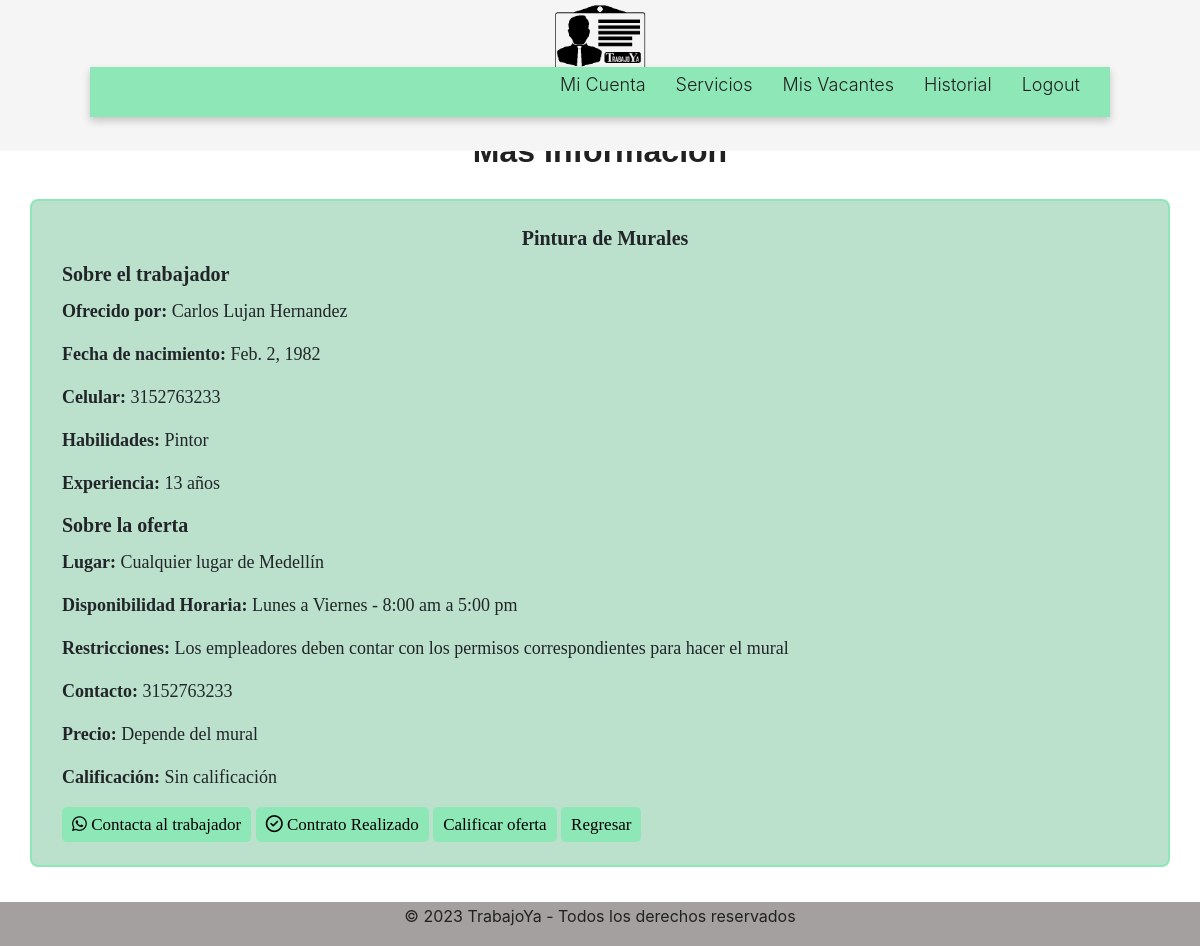
/empleador/masInfo/1/, run on the app's committed database.
### trabajador/models.py (models this page shows)
class ofertaServicio(models.Model):
    servicio = models.CharField(blank= False, max_length=200)
    disponibilidad = models.CharField(blank= False, max_length=200)
    restricciones = models.TextField(blank= False, max_length=500)
    lugar = models.TextField(blank= False, max_length=80)
    precio = models.CharField(blank= False, max_length=30)
    trabajador = models.ForeignKey(Trabajador_, on_delete=models.CASCADE,null=True, blank=True)
    sigue = models.BooleanField(default=False)
    calificacion_promedio= models.DecimalField(max_digits=3, decimal_places=2, default=0.0)

### cuenta/models.py (models this page shows, shortened)
class Trabajador(models.Model):
    usuario = models.OneToOneField(Usuario, on_delete=models.CASCADE, primary_key=True, related_name='trabajador')
    foto= models.ImageField(upload_to='images/')
    identificacion = models.CharField(max_length=10, validators=[validar_numero])
    nombre = models.CharField(max_length=50)
    apellidos = models.CharField(max_length=50)
    fecha_nacimiento = models.DateField(validators=[validar_edad])
    celular = models.CharField(max_length=50, validators=[validar_numero])
    habilidades= models.CharField(max_length=50)
    experiencia= models.CharField(max_length=50)

### empleador/views.py (the view)
# urls.py: path('masInfo/<int:ofertaID>/', views.masInfoOferta, name='masInfo'),
def masInfoOferta(request,ofertaID):
    oferta = get_object_or_404(ofertaServicio, pk=ofertaID)
    return render(request, 'masInfoOferta.html', {'oferta': oferta})

### empleador/templates/masInfoOferta.html (shortened to what this page needs)
<!DOCTYPE html>
{% extends 'baseEmpleador.html' %}
{% load static %}
    {% block additional_styles %}
    <link rel="stylesheet" href="https://cdn.jsdelivr.net/npm/bootstrap@4.0.0/dist/css/bootstrap.min.css">
    <link rel="stylesheet" href="{% static 'css\empleador\masInfoOferta.css' %}">
    {% endblock additional_styles %}
        {% block content %}
        <div class= "titulo">
            <h2>Más Información</h2>
        </div>
        <div class="Oferta">
            <div class="cartaOferta" style="width: 90rem;">
                <div class="card-body">
                  <h5 class="card-title" style="text-align: center; font-weight: bold;">{{ oferta.servicio }}</h5>
                  <h5 class="card-title" style="text-align: left; font-weight: bold;">Sobre el trabajador</h5>
                    <p><strong>Ofrecido por: </strong> {{ oferta.trabajador.nombre }} {{oferta.trabajador.apellidos}}</p>
                    <p><strong>Fecha de nacimiento: </strong> {{ oferta.trabajador.fecha_nacimiento }}</p>
                    <p><strong>Celular: </strong> {{ oferta.trabajador.celular }}</p>
                    <p><strong>Habilidades: </strong> {{ oferta.trabajador.habilidades }}</p>
                    <p><strong>Experiencia: </strong> {{ oferta.trabajador.experiencia }}</p>
                    <h5 class="card-title" style="text-align: left; font-weight: bold;">Sobre la oferta</h5>
                    <p><strong>Lugar: </strong> {{ oferta.lugar }} </p>
                    <p><strong>Disponibilidad Horaria: </strong> {{ oferta.disponibilidad }} </p>
                    <p><strong>Restricciones: </strong> {{ oferta.restricciones }} </p>
                    <p><strong>Contacto: </strong> {{ oferta.trabajador.celular }} </p>
                    <p><strong>Precio: </strong> {{ oferta.precio }} </p>
                    {% if oferta.calificacion_promedio == 0.0 %}
                      <p><strong>Calificación: </strong> Sin calificación</p>
                    {% else %}
                      <p><strong>Calificación: </strong>{{oferta.calificacion_promedio}}</p>
                    {% endif %}
                  <a href="https://api.whatsapp.com/send/?phone=573117999999&text=Hola%21+quiero+trabajar+con+las+mejores+empresas+de+Colombia.&type=phone_number&app_absent=0" class="btn btn-primary">
                    <i class="fa-brands fa-whatsapp"></i>  Contacta al trabajador
                  </a>
                  <a href="{% url 'contrato' %}" class="btn btn-primary">
                    <i class="fa-regular fa-circle-check"></i> Contrato Realizado
                  </a>
                  <a href="{% url 'calificar_oferta_servicio' oferta_servicio_id=oferta.id %}" class="btn btn-primary">
                    Calificar oferta
                </a>
                  <a href="{% url 'verOfertasEmpleador'%}" class="btn btn-primary">Regresar</a>
                </div>
              </div>
        </div>
        {% endblock content %}

### static/css/empleador/baseEmpleador.css (style rules this page uses)
html { font-family: "Poppins", sans-serif; line-height: 1.15; -webkit-text-size-adjust: 100%; -webkit-tap-highlight-color: rgba(0, 0, 0, 0); }
body { margin: 0; font-size: 1rem; line-height: 1.5; text-align: left; }

### static/css/empleador/masInfoOferta.css (style rules this page uses)
h2 { font-size: xx-large; color: #212121; text-align: center; font-weight: bold; }
.titulo { text-align: center; align-content: center; }
.btn { padding: 5px 10px; font-size: 17px; text-decoration: none; background-color: #8ee7b7; color: #000000; border: none; border-radius: 5px; cursor: pointer; font-family:"Candara"; }
.Oferta { padding: 0 10px; display: flex; flex-wrap: wrap; justify-content: center; align-items: center; margin: 0; }
.cartaOferta { border-radius: 8px; overflow: hidden; height: min-content; min-height: 40rem; margin: 20px; float: left; padding: auto; background-color: rgba(86, 179, 129, 0.4); border: 2px solid #8ee7b7; align-items: center; }
.card-body { margin: 0 0 3px; margin-left: 10px; margin-top: 5px; text-align: left; font-size: large; font-family: 'Candara'; }

### data on the page
ofertaServicio: servicio "Pintura de Murales", trabajador.nombre "Carlos", trabajador.apellidos "Lujan Hernandez", trabajador.fecha_nacimiento "Feb. 2, 1982", trabajador.celular "3152763233", trabajador.habilidades "Pintor", trabajador.experiencia "13 años", lugar "Cualquier lugar de Medellín", disponibilidad "Lunes a Viernes - 8:00 am a 5:00 pm", restricciones "Los empleadores deben contar con los permisos correspondientes para hacer el mural", precio "Depende del mural"
